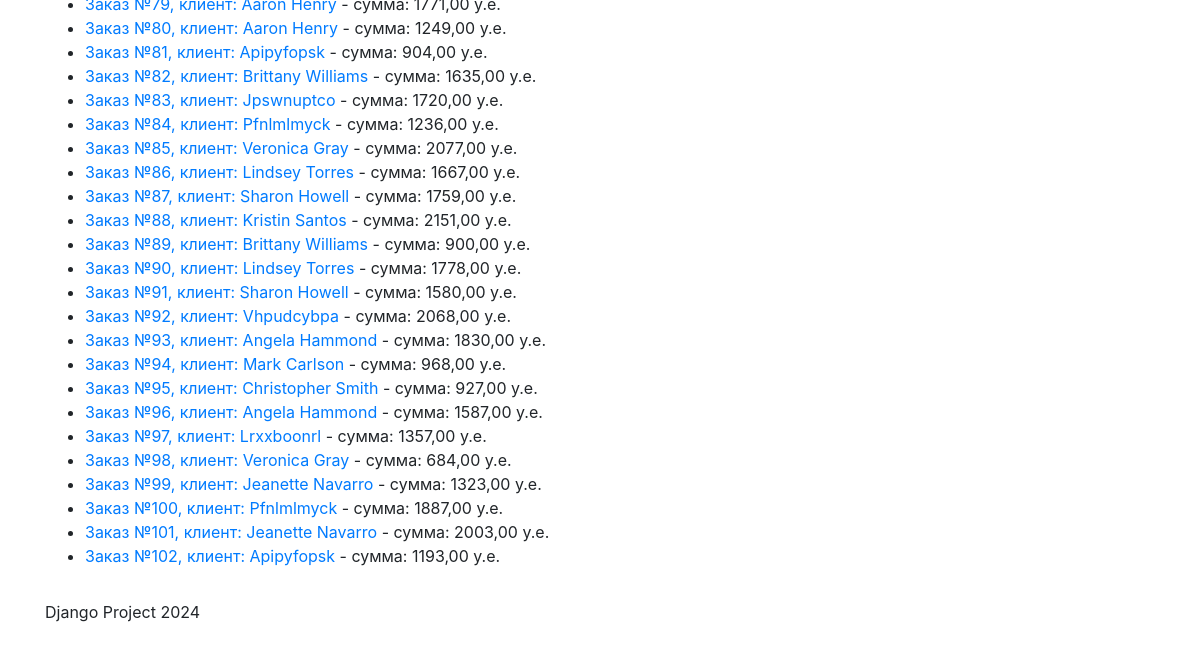
Before: /orders/list/ (lower part) with the older database file.
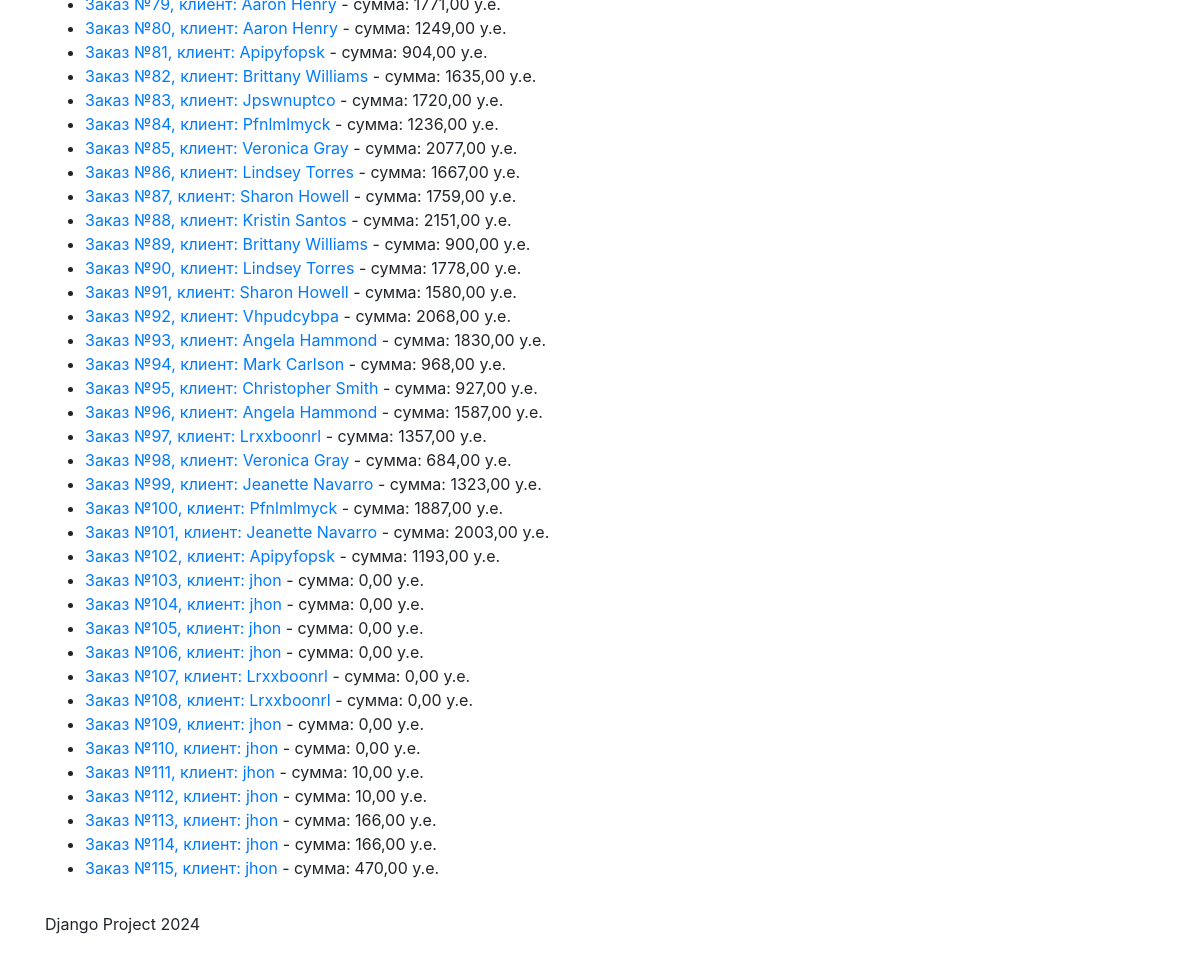
After: the same page with the newer database file.
### order/models.py (models this page shows, shortened)
class Order(models.Model):
    user = models.ForeignKey(User, on_delete=models.CASCADE, verbose_name='Клиент')
    products = models.ManyToManyField(Product, verbose_name='Товары')
    total_amount = models.DecimalField(default=0.01, max_digits=10, decimal_places=2, verbose_name='Сумма заказа')
    order_date = models.DateField(auto_now_add=True, verbose_name='Дата заказа')
    class Meta:
        verbose_name = 'Заказ'
        verbose_name_plural = 'Заказы'

### user/models.py (models this page shows)
class User(models.Model):
    name = models.CharField(max_length=255, verbose_name='Имя клиента')
    email = models.EmailField(verbose_name='Почтовый адрес')
    phone_number = models.CharField(max_length=15, verbose_name='Номер телефона')
    address = models.TextField(verbose_name='Адрес')
    registration_date = models.DateField(auto_now_add=True, verbose_name='Дата регистрации')
    def __str__(self):
        return self.name
    class Meta:
        verbose_name = 'Клиент'
        verbose_name_plural = 'Клиенты'

### order/views.py (the view)
# urls.py: path('list/', fetch_order_list, name='order_list'),
def fetch_order_list(request):
    orders = Order.objects.all()
    return render(request, 'orders/order_list.html', {'orders': orders})

### order/templates/orders/order_list.html (shortened to what this page needs)
{% extends 'base.html' %}
{% block content %}
    <ul>
        {% for order in orders %}
        <li><a href="{% url 'order_detail' order.id %}">Заказ №{{ order.id }}, </a>
            <a href="{% url 'user_orders' order.user.id %}">клиент: {{ order.user }}</a>
             - сумма: {{ order.total_amount }} у.е.
        </li>
        {% empty %}
        <li>Список заказов пуст</li>
        {% endfor %}
    </ul>
{% endblock %}

Changed rows visible on the page:
added Order: id "103", user "jhon", total_amount "0,00"
added Order: id "104", user "jhon", total_amount "0,00"
added Order: id "105", user "jhon", total_amount "0,00"
added Order: id "106", user "jhon", total_amount "0,00"
added Order: id "107", user "Lrxxboonrl", total_amount "0,00"
added Order: id "108", user "Lrxxboonrl", total_amount "0,00"
added Order: id "109", user "jhon", total_amount "0,00"
added Order: id "110", user "jhon", total_amount "0,00"
added Order: id "111", user "jhon", total_amount "10,00"
added Order: id "112", user "jhon", total_amount "10,00"
added Order: id "113", user "jhon", total_amount "166,00"
added Order: id "114", user "jhon", total_amount "166,00"
added Order: id "115", user "jhon", total_amount "470,00"
